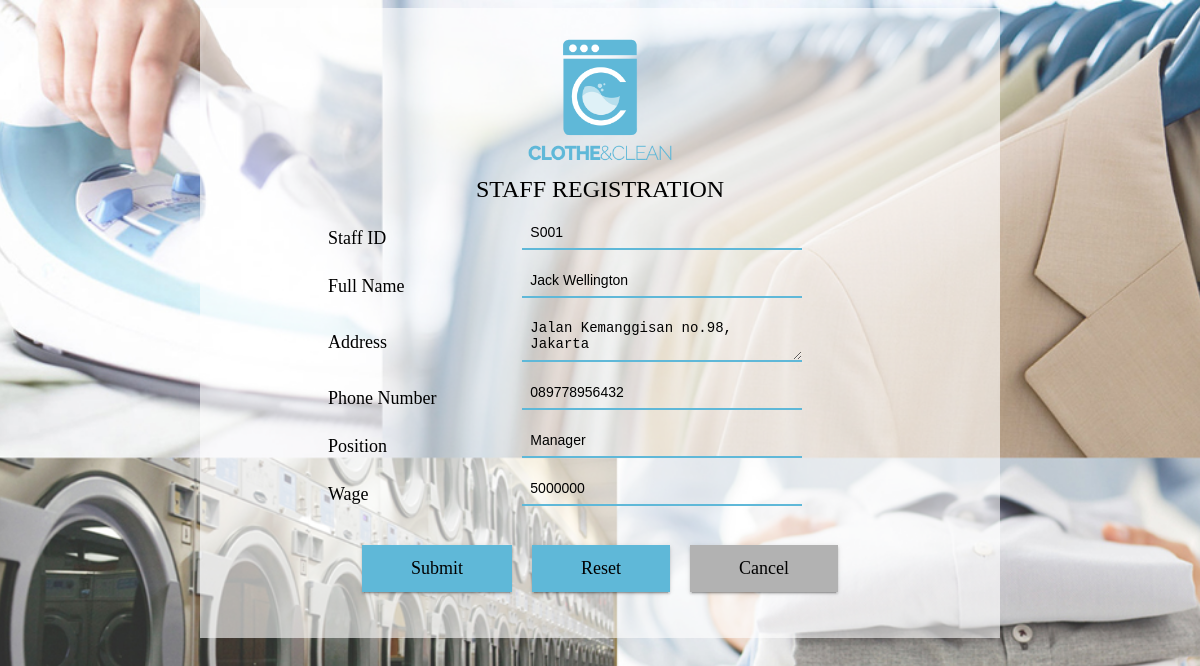
Screenshot of /form_edit_staff.php?code=S001 with the database file from the repository.
### tables this page shows
CREATE TABLE `msstaff` (
  `ID_Staff` char(10) NOT NULL,
  `namaStaff` varchar(50) NOT NULL,
  `alamatStaff` varchar(200) NOT NULL,
  `telpStaff` varchar(20) NOT NULL,
  `positionStaff` varchar(100) NOT NULL,
  `gajiStaff` int(100) NOT NULL
);

### form_edit_staff.php (the view, shortened to what this page needs)
<?php
$id=$_GET['code'];
$query=mysql_query("select * from msstaff where ID_Staff='$id'");
?>
<html>
    <head>
        <link rel="stylesheet" type="text/css" href="design.css">
    </head>
	<body id="body">
        <div align='center'>
              <div id="box">
				<br> <img src="logo.png" style="width:150px;height:150px;">
				<br> <font face="Century Gothic" color="#000000" size="5">STAFF REGISTRATION</font>
				<div class="container" align="center">
                  <form method='POST' action = 'action_edit_staff.php'>
                  <table width="550">
                  <?php
                  while($row=mysql_fetch_array($query)){
                  ?>
              	  <tbody>
                  <tr>
                  	<td><div class="font1">Staff ID</td>
                  	<td><input type="text" name='ID_Staff' placeholder="Staff ID" required class="input-txt"
                    	value="<?php echo $row['ID_Staff'];?>" readonly/></td>
                  </tr>
                  <tr>
                  	<td><div class="font1">Full Name</td>
                  	<td><input type="text" name='namaStaff' placeholder="Full Name" required class="input-txt"
                    	value="<?php echo $row['namaStaff'];?>"/></td>
                  </tr>
                  <tr>
                  	<td><div class="font1">Address</td>
                  	<td><textarea name = 'alamatStaff' placeholder='Address' required
                    class="input-txt"><?php echo $row['alamatStaff'];?></textarea> </td>
                  </tr>
                  <tr>
                  <td><div class="font1">Phone Number</td>
                  <td><input type="text" name='telpStaff' placeholder="Phone Number" required class="input-txt"
                  	onkeypress="return isNumber(event)" maxlength="12" value="<?php echo $row['telpStaff'];?>"/></td>
                  </tr>
                  <tr>
                  <td><div class="font1">Position</td>
                  <td><input type="text" name='positionStaff' placeholder="Position" required class="input-txt"
                  	value="<?php echo $row['positionStaff'];?>" /></td>
                  </tr>
                  <tr>
                  <td><div class="font1">Wage</td>
                  <td><input type="text" name='gajiStaff' placeholder="Wage" required class="input-txt"
                  onkeypress="return isNumber(event)" value="<?php echo $row['gajiStaff'];?>"/></td>
                  </tr>
                  <?php } ?>
                  </tbody>
             	  </table>
                  	<br><div align="center">
                    <div class="button-container">
                    <button type="submit" name="submit" value="Submit"><span>Submit</span></button>
                    </form>
                    <button type="reset" value="Reset"><span>Reset</span></button>
                   	<button type="submit" class="button1" onClick="window.location='home.php'"><span>Cancel</span></button>
                    </div>
                    </div>
        		</div>
	</body>
</html>

### design.css (style rules this page uses)
#body { background: url(bg2.jpg) no-repeat center center fixed; -webkit-background-size: cover; -moz-background-size: cover; -o-background-size: cover; background-size: cover; }
#box { background-color: rgba(255,255,255,0.6); display: inline-block; height : 630px; width: 800px; }
button { position: relative; background: currentColor; border: 1px solid currentColor; font-family:"Century Gothic"; font-size: 18px; color: #5fb8d8; margin:8px; padding: 0.75rem 3rem; cursor: pointer; -webkit-transition: background-color 0.28s ease, color 0.28s ease, box-shadow 0.28s ease; transition: background-color 0.28s ease, color 0.28s ease, box-shadow 0.28s ease; overflow: hidden; box-shadow: 0 2px 2px 0 rgba(0, 0, 0, 0.14), 0 3px 1px -2px rgba(0, 0, 0, 0.2), 0 1px 5px 0 rgba(0, 0, 0, 0.12); }
.button1 { position: relative; background: currentColor; border: 1px solid currentColor; font-family:"Century Gothic"; font-size: 18px; color: #B2B2B2; margin: 8px; padding: 0.75rem 3rem; cursor: pointer; -webkit-transition: background-color 0.28s ease, color 0.28s ease, box-shadow 0.28s ease; transition: background-color 0.28s ease, color 0.28s ease, box-shadow 0.28s ease; overflow: hidden; box-shadow: 0 2px 2px 0 rgba(0, 0, 0, 0.14), 0 3px 1px -2px rgba(0, 0, 0, 0.2), 0 1px 5px 0 rgba(0, 0, 0, 0.12); }
button span { color: black; position: relative; z-index: 1; }
button::before { content: ''; position: absolute; background: #DCDCDC; border: 50vh solid #DCDCDC; width: 30vh; height: 30vh; border-radius: 50%; display: block; top: 50%; left: 50%; z-index: 0; opacity: 1; -webkit-transform: translate(-50%, -50%) scale(0); transform: translate(-50%, -50%) scale(0); }
.container { width: 600px; height: 300px; margin-top: 10px; margin-right: auto; margin-bottom: auto; margin-left: auto; }
.input-txt { width: 80%; background-color: rgba(255,255,255,0); border: none; font-size: 14px; color: black; border-bottom: 2px solid #5fb8d8; -moz-box-sizing: border-box; -webkit-box-sizing: border-box; box-sizing: border-box; -moz-transition: background-color 0.5s ease-in-out; -o-transition: background-color 0.5s ease-in-out; -webkit-transition: background-color 0.5s ease-in-out; transition: background-color 0.5s ease-in-out; padding: 8px; margin-top: 0px; margin-right: 0px; margin-bottom: 10px; margin-left: 0px; }
.font1 { font-family:"Century Gothic"; font-size: 18px; color: black; }

### rows the page displays
msstaff: ID_Staff "S001", namaStaff "Jack Wellington", alamatStaff "Jalan Kemanggisan no.98, Jakarta", telpStaff "089778956432", positionStaff "Manager", gajiStaff "5000000"
